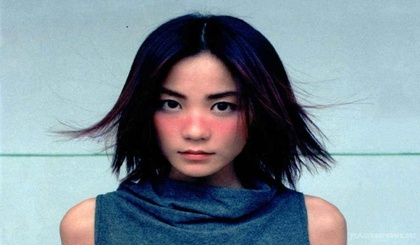
%> input picture 1111.jpg, 420 x 245 px, shrunk from 640 x 374 before the run
$ octave lowpassfilterbutterworth.m   (GNU Octave 9; MATLAB toolbox functions it lacks are replaced by stand-ins)
%> lines starting %> are read from the running program, lines starting %| are printed output that depends on the picture
 [fn,pn,fi]=uigetfile('*.jpg','选择图片');
%> the answer given: 1111.jpg

 I=imread([pn fn ]);
%> I is the input picture: size 245x420x3 uint8; mean R, G, B 126.1, 141.9, 151.8
I=rgb2gray(I);
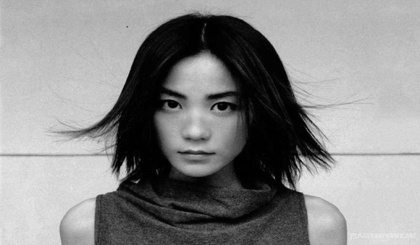
%> I: size 245x420 uint8; min 0, max 235, mean 138.2
A=imshow(I);
I=im2double(I);
%> I: size 245x420 double
[M,N]=size(I);
%> M = 245; N = 420
M0=M/2;
%> M0 = 122.5
N0=N/2;
%> N0 = 210
J=fft2(I);
%J=log(abs(J)+1);这个弄了整个ifft就黑屏了（这个应该是剪裁大小的）
%J=real(J);

J_shift=fftshift(J);
%J_shift=log(abs(J_shift)+1);
n=2;
D0=20;
for x=1:M
    for y=1:N        %计算点（x,y）到中心点的距离
          d=sqrt((x-M0)^2+(y-N0)^2);        %计算巴特沃斯滤波器
          h=1/(1+(d/D0)^(2*n));        %用滤波器乘以主函数
          J_shift(x,y)=J_shift(x,y)*h;
        end
   end
J=real(ifftshift(J_shift));
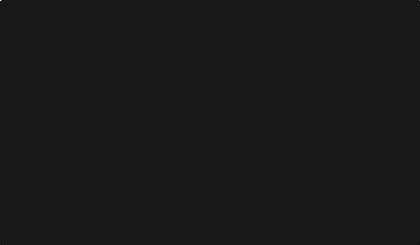
%> J: size 245x420 double; min -6147.2, max 55784.4, mean 0.8; drawn with min black and max white
I_D_rep=real(ifft2(J));
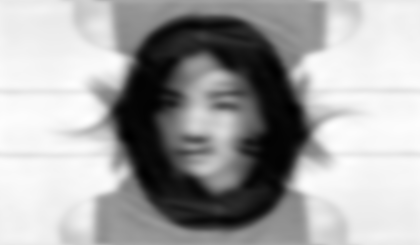
%> I_D_rep: size 245x420 double; min -0.00899, max 0.836, mean 0.542; drawn with min black and max white
I_C_rep=im2uint8(real(ifft2(J)));
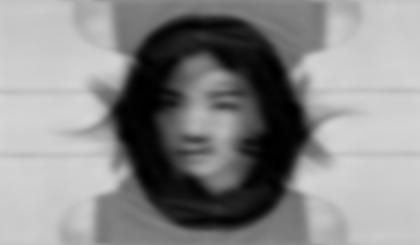
%> I_C_rep: size 245x420 uint8; min 0, max 213, mean 138.2

figure;
subplot(221);     imshow(I);           title('愿图像');
subplot(222);      imshow(I_D_rep,[]);      title('ifft2')
subplot(223);     imshow(h,[]);           title('lvboq');
subplot(224);      imshow(J_shift,[]);    title('频谱')
%> after `title('频谱')`:
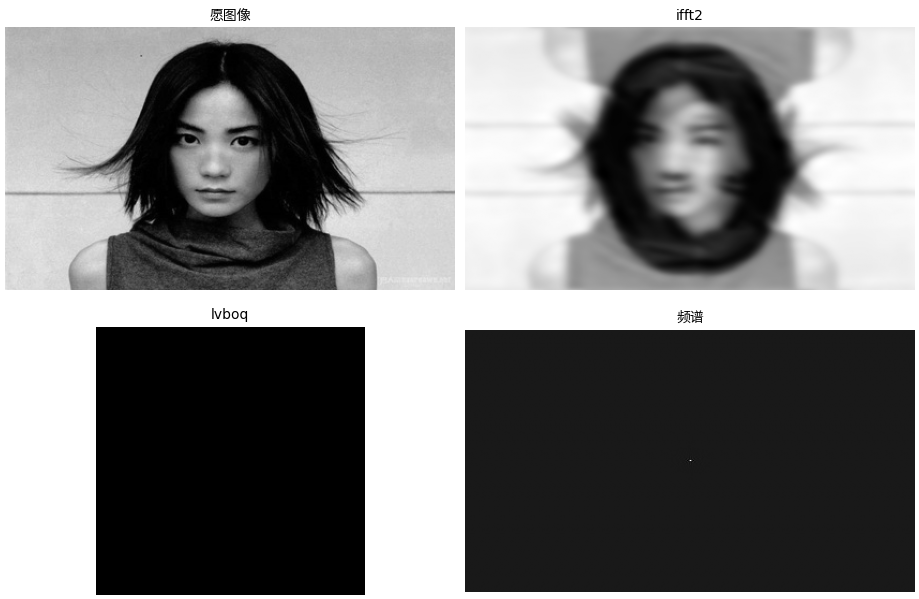
%> figure redrawn from the program's plot data, 4 panels
figure;
imshow(I_C_rep,[]);
title('3转至unit8');
figure
imshow(J_shift,[]);
% [26 lines of commented-out code are left out]

$ run again, on 3746401.jpg
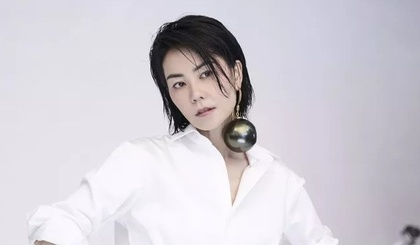
%> input picture 3746401.jpg, 420 x 245 px, shrunk from 640 x 374 before the run
%> I is the input picture: size 245x420x3 uint8; mean R, G, B 209, 205.2, 212.8
%> `I_D_rep=real(ifft2(J));`:
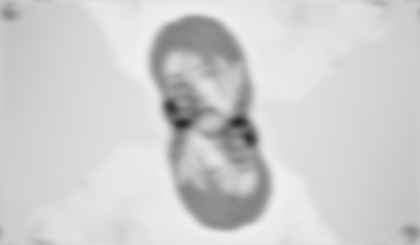
%> I_D_rep: size 245x420 double; min 0.168, max 0.937, mean 0.813
%> `title('频谱')`:
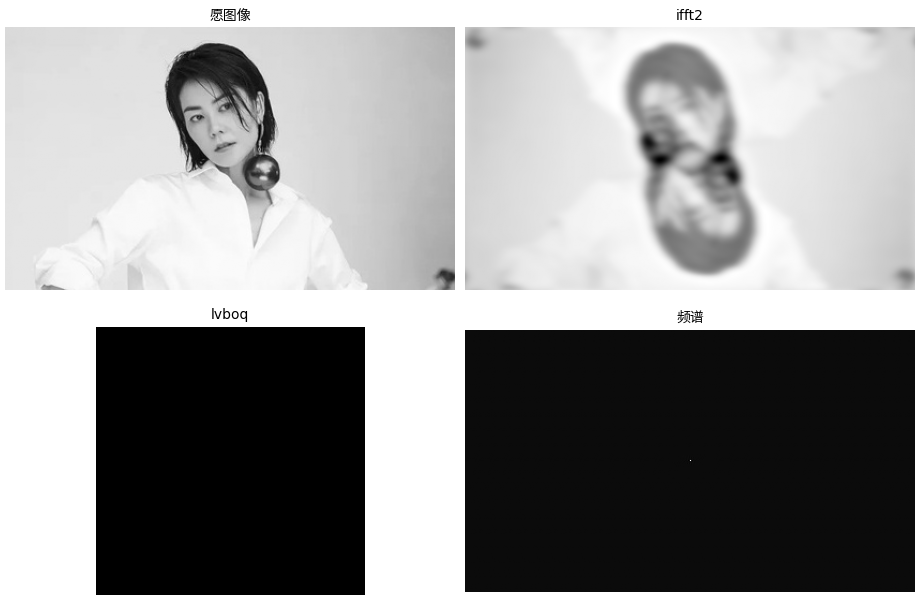
%> figure redrawn from the program's plot data, 4 panels
